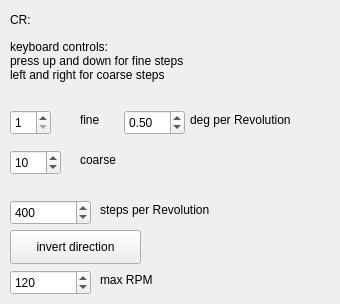
      <widget class="QWidget" name="page_13">
       <widget class="QDoubleSpinBox" name="spinB_cr_mm_per_rev">
        <property name="geometry">
         <rect>
          <x>124</x>
          <y>110</y>
          <width>61</width>
          <height>25</height>
         </rect>
        </property>
        <property name="singleStep">
         <double>1.000000000000000</double>
        </property>
        <property name="value">
         <double>0.500000000000000</double>
        </property>
       </widget>
       <widget class="QSpinBox" name="spinB_cr_fine">
        <property name="geometry">
         <rect>
          <x>10</x>
          <y>110</y>
          <width>41</width>
          <height>25</height>
         </rect>
        </property>
        <property name="minimum">
         <number>1</number>
        </property>
        <property name="maximum">
         <number>32</number>
        </property>
       </widget>
       <widget class="QSpinBox" name="spinB_cr_steps_per_rev">
        <property name="geometry">
         <rect>
          <x>10</x>
          <y>200</y>
          <width>81</width>
          <height>25</height>
         </rect>
        </property>
        <property name="minimum">
         <number>1</number>
        </property>
        <property name="maximum">
         <number>51200</number>
        </property>
        <property name="value">
         <number>400</number>
        </property>
       </widget>
       <widget class="QSpinBox" name="spinB_cr_max_RPM">
        <property name="geometry">
         <rect>
          <x>10</x>
          <y>270</y>
          <width>81</width>
          <height>25</height>
         </rect>
        </property>
        <property name="minimum">
         <number>1</number>
        </property>
        <property name="maximum">
         <number>1000</number>
        </property>
        <property name="value">
         <number>120</number>
        </property>
       </widget>
       <widget class="QSpinBox" name="spinB_cr_coarse">
        <property name="geometry">
         <rect>
          <x>10</x>
          <y>150</y>
          <width>51</width>
          <height>25</height>
         </rect>
        </property>
        <property name="minimum">
         <number>1</number>
        </property>
        <property name="maximum">
         <number>124</number>
        </property>
        <property name="value">
         <number>10</number>
        </property>
       </widget>
       <widget class="QPushButton" name="pushB_cr_invert">
        <property name="geometry">
         <rect>
          <x>10</x>
          <y>230</y>
          <width>131</width>
          <height>34</height>
         </rect>
        </property>
        <property name="text">
         <string>invert direction</string>
        </property>
       </widget>
       <widget class="QLabel" name="label_186">
        <property name="geometry">
         <rect>
          <x>100</x>
          <y>270</y>
          <width>68</width>
          <height>19</height>
         </rect>
        </property>
        <property name="text">
         <string>max RPM</string>
        </property>
       </widget>
       <widget class="QLabel" name="label_187">
        <property name="geometry">
         <rect>
          <x>190</x>
          <y>110</y>
          <width>141</width>
          <height>19</height>
         </rect>
        </property>
        <property name="text">
         <string>deg per Revolution</string>
        </property>
       </widget>
       <widget class="QLabel" name="label_188">
        <property name="geometry">
         <rect>
          <x>80</x>
          <y>150</y>
          <width>68</width>
          <height>19</height>
         </rect>
        </property>
        <property name="text">
         <string>coarse</string>
        </property>
       </widget>
       <widget class="QLabel" name="label_189">
        <property name="geometry">
         <rect>
          <x>10</x>
          <y>30</y>
          <width>261</width>
          <height>61</height>
         </rect>
        </property>
        <property name="text">
         <string>keyboard controls:
press up and down for fine steps
left and right for coarse steps</string>
        </property>
       </widget>
       <widget class="QLabel" name="label_190">
        <property name="geometry">
         <rect>
          <x>100</x>
          <y>200</y>
          <width>151</width>
          <height>19</height>
         </rect>
        </property>
        <property name="text">
         <string>steps per Revolution</string>
        </property>
       </widget>
       <widget class="QLabel" name="label_191">
        <property name="geometry">
         <rect>
          <x>80</x>
          <y>110</y>
          <width>68</width>
          <height>19</height>
         </rect>
        </property>
        <property name="text">
         <string>fine</string>
        </property>
       </widget>
       <widget class="QLabel" name="label_156">
        <property name="geometry">
         <rect>
          <x>10</x>
          <y>10</y>
          <width>68</width>
          <height>19</height>
         </rect>
        </property>
        <property name="text">
         <string>CR:</string>
        </property>
       </widget>
      </widget>
